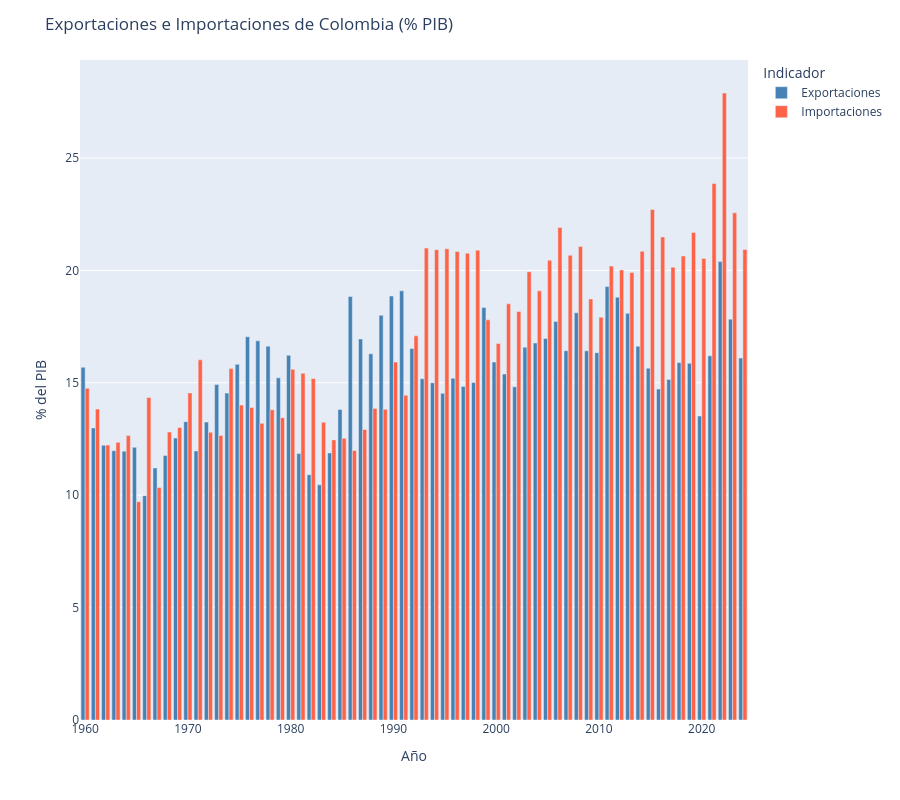

Notebook code cell kept with this figure:
### Code cell
## Exportaciones e importaciones como % del PIB
fig = px.bar(df, x='year', y=['exports_of_goods_and_services', 'imports_of_goods_and_services'],
             barmode='group',
             labels={'value': '% del PIB', 'variable': 'Indicador'},
             color_discrete_map={'exports_of_goods_and_services': 'steelblue',
                                 'imports_of_goods_and_services': 'tomato'})

fig.for_each_trace(lambda t: t.update(name='Exportaciones' if 'exports' in t.name else 'Importaciones'))
fig.update_layout(title='Exportaciones e Importaciones de Colombia (% PIB)',
                  xaxis_title='Año', height=HEIGHT)
fig.show()# Comercio Exterior

### Figure 1 — Plotly figure (JSON) as saved in the notebook; plotly's stock layout.template omitted (floating-point values rounded to 4 significant figures)
{"data": [{"alignmentgroup": "True", "hovertemplate": "Indicador=exports_of_goods_and_services<br>year=%{x}<br>% del PIB=%{y}<extra></extra>", "legendgroup": "exports_of_goods_and_services", "marker": {"color": "steelblue", "pattern": {"shape": ""}}, "name": "Exportaciones", "offsetgroup": "exports_of_goods_and_services", "orientation": "v", "showlegend": true, "textposition": "auto", "type": "bar", "x": [1960, 1961, 1962, 1963, 1964, 1965, 1966, 1967, 1968, 1969, 1970, 1971, 1972, 1973, 1974, 1975, 1976, 1977, 1978, 1979, 1980, 1981, 1982, 1983, 1984, 1985, 1986, 1987, 1988, 1989, 1990, 1991, 1992, 1993, 1994, 1995, 1996, 1997, 1998, 1999, 2000, 2001, 2002, 2003, 2004, 2005, 2006, 2007, 2008, 2009, 2010, 2011, 2012, 2013, 2014, 2015, 2016, 2017, 2018, 2019, 2020, 2021, 2022, 2023, 2024], "xaxis": "x", "y": [15.69, 12.99, 12.22, 11.98, 11.96, 12.13, 9.98, 11.21, 11.77, 12.54, 13.27, 11.97, 13.25, 14.92, 14.54, 15.82, 17.05, 16.87, 16.63, 15.22, 16.22, 11.85, 10.91, 10.46, 11.88, 13.81, 18.84, 16.95, 16.29, 18, 18.86, 19.09, 16.52, 15.18, 15, 14.53, 15.2, 14.84, 15.01, 18.35, 15.92, 15.39, 14.82, 16.58, 16.77, 16.97, 17.73, 16.43, 18.11, 16.42, 16.34, 19.28, 18.81, 18.09, 16.63, 15.65, 14.72, 15.15, 15.9, 15.87, 13.52, 16.2, 20.39, 17.83, 16.1], "yaxis": "y"}, {"alignmentgroup": "True", "hovertemplate": "Indicador=imports_of_goods_and_services<br>year=%{x}<br>% del PIB=%{y}<extra></extra>", "legendgroup": "imports_of_goods_and_services", "marker": {"color": "tomato", "pattern": {"shape": ""}}, "name": "Importaciones", "offsetgroup": "imports_of_goods_and_services", "orientation": "v", "showlegend": true, "textposition": "auto", "type": "bar", "x": [1960, 1961, 1962, 1963, 1964, 1965, 1966, 1967, 1968, 1969, 1970, 1971, 1972, 1973, 1974, 1975, 1976, 1977, 1978, 1979, 1980, 1981, 1982, 1983, 1984, 1985, 1986, 1987, 1988, 1989, 1990, 1991, 1992, 1993, 1994, 1995, 1996, 1997, 1998, 1999, 2000, 2001, 2002, 2003, 2004, 2005, 2006, 2007, 2008, 2009, 2010, 2011, 2012, 2013, 2014, 2015, 2016, 2017, 2018, 2019, 2020, 2021, 2022, 2023, 2024], "xaxis": "x", "y": [14.76, 13.83, 12.23, 12.35, 12.65, 9.71, 14.35, 10.34, 12.81, 13.01, 14.55, 16.02, 12.8, 12.66, 15.63, 14.01, 13.9, 13.2, 13.8, 13.45, 15.6, 15.42, 15.19, 13.24, 12.46, 12.53, 11.99, 12.92, 13.86, 13.82, 15.92, 14.44, 17.09, 20.99, 20.92, 20.96, 20.84, 20.76, 20.9, 17.8, 16.75, 18.51, 18.17, 19.94, 19.09, 20.45, 21.91, 20.67, 21.06, 18.73, 17.92, 20.19, 20.02, 19.9, 20.85, 22.71, 21.49, 20.14, 20.64, 21.69, 20.53, 23.86, 27.89, 22.56, 20.93], "yaxis": "y"}], "layout": {"barmode": "group", "height": 800, "legend": {"title": {"text": "Indicador"}, "tracegroupgap": 0}, "margin": {"t": 60}, "title": {"text": "Exportaciones e Importaciones de Colombia (% PIB)"}, "xaxis": {"anchor": "y", "domain": [0, 1], "title": {"text": "Año"}}, "yaxis": {"anchor": "x", "domain": [0, 1], "title": {"text": "% del PIB"}}}}
